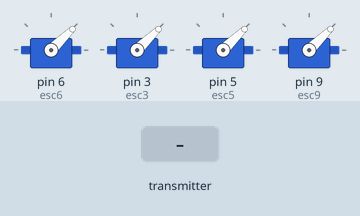
Simulated run of this program. Board: Arduino Uno, built with avr-gcc and run on an emulated ATmega328P. Parts: 4 × servo. The test bench sets the inputs (shaded band). No radio packets arrive unless stated.

Above: at 3.2 s.
3.3 s: the transmitter starts sending pot1Value = 256
At 4.4 s:
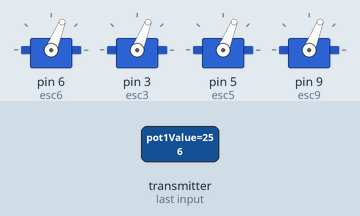
4.8 s: the transmitter starts sending pot1Value = 1023
At 5.6 s:
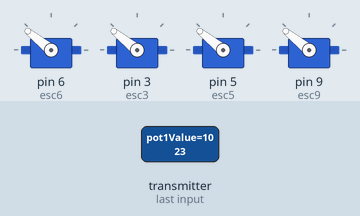
6.3 s: the transmitter starts sending pot1Value = 0
At 6.7 s:
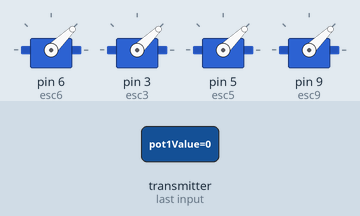
Timing chart, 0 to 9.3 s (numbered marks = the images above; inputs shaded):
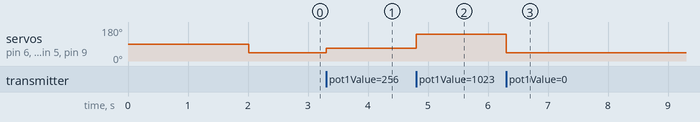

Measured:
- after the input at 3.3 s, servo on pin 6 (esc6), servo on pin 3 (esc3), servo on pin 5 (esc5), servo on pin 9 (esc9): 44° → 68° at once
- after the input at 4.8 s, servo on pin 6 (esc6), servo on pin 3 (esc3), servo on pin 5 (esc5), servo on pin 9 (esc9): 68° → 141° at once
- after the input at 6.3 s, servo on pin 6 (esc6), servo on pin 3 (esc3), servo on pin 5 (esc5), servo on pin 9 (esc9): 141° → 44° at once

The program:

main.cpp
```cpp
#include <Arduino.h>
#include <SPI.h>
#include <nRF24L01.h>
#include <RF24.h>
#include <Servo.h>

RF24 radio(7, 8);


Servo esc6;
Servo esc3;
Servo esc5;
Servo esc9;

const byte rxAddr[6] = "00001";

struct DataPacket
{
 int pot1Value;
 int pot2Value;
};
DataPacket packet;

void resetData()
{
  packet.pot1Value=0;
  packet.pot2Value=0;

}
void setup()
{


esc6.attach(6);
esc3.attach(3);
esc5.attach(5);
esc9.attach(9);
delay(2000);
radio.begin();
  radio.openReadingPipe(1, rxAddr);
  radio.startListening();

     pinMode(6,OUTPUT);
      pinMode(3,OUTPUT);
       pinMode(5,OUTPUT);
        pinMode(9,OUTPUT);


}
unsigned long lastRecvTime = 0;
void recvData()
{
while ( radio.available() ) {
radio.read(&packet, sizeof(DataPacket));
lastRecvTime = millis(); //here we receive the data
}
}
void loop()
{

  recvData();
unsigned long now = millis();
//Here we check if we've lost signal, if we did we reset the values
if ( now - lastRecvTime > 1000 ) {
// Signal lost?
resetData();


}
int led1Value = map(packet.pot1Value, 0, 1023, 1000, 2000);
int led2Value = map(packet.pot2Value,0, 1023, 1000, 2000);

if(packet.pot1Value>523 && packet.pot2Value>523)
{
      esc6.writeMicroseconds(led1Value);
       esc9.writeMicroseconds(led1Value);
        esc5.writeMicroseconds(led2Value);
         esc3.writeMicroseconds(led2Value);
}else{
    esc6.writeMicroseconds(led1Value);
       esc9.writeMicroseconds(led1Value);
        esc5.writeMicroseconds(led1Value);
         esc3.writeMicroseconds(led1Value);
}

}

/*

#include <SPI.h>
#include <nRF24L01.h>
#include <RF24.h>

RF24 radio(7, 8);

const byte rxAddr[6] = "00001";

struct DataPacket {
  int pot1Value;
  int pot2Value;


};

void setup()
{
  while (!Serial);
  Serial.begin(9600);

  radio.begin();
  radio.openWritingPipe(rxAddr);
}

void loop()
{
  DataPacket packet;
  int pot3,pot4;

  packet.pot1Value = analogRead(A2);
  packet.pot2Value=analogRead(A1);
  pot3=analogRead(A3);
  pot4=analogRead(A4);
   if(pot3-pot4>30)
   {
    packet.pot1Value=packet.pot1Value+pot3;
    if(packet.pot1Value>1023)
    {
      packet.pot1Value=1023;
    }
   }
   else if(pot4-pot3>30)
   {
    packet.pot2Value=packet.pot2Value+pot4;
    if(packet.pot2Value>1023)
    {
      packet.pot2Value=1023;
    }
   }else
   {
    packet.pot1Value=analogRead(A2);
    packet.pot2Value=analogRead(A1);

   }
  //packet.button=digitalRead(2);


  radio.write(&packet, sizeof(DataPacket));

  Serial.print("Pot1: ");
  Serial.print(packet.pot1Value);
  Serial.print(packet.pot2Value);


  delay(100);
}

*/
```
